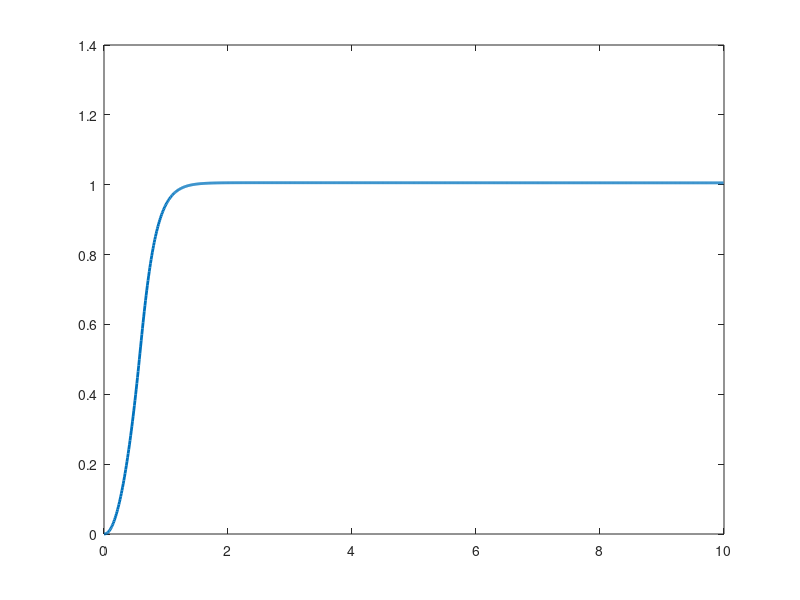

MATLAB code to generate this figure: (Note: this script raises an error after producing the figure.)
%% Konzepte und Software Design für Cyber-Physische Systeme
%
% Assignment 4: Basics of control theory and PID controller design
% Group: Lim, Seokkyun; Mijacevic, Matej; Xu, Yang
%
%% Plot log-file
csv = csvread('flight.csv',1,0);
time = csv(:,1);
height = csv(:,2);
plot(time, height, 'LineWidth', 2.0)
yline(1, ':', 'LineWidth', 1.5)